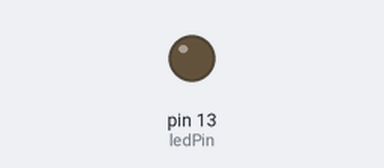
This sketch was run on a simulated SparkFun Pro Micro, built with avr-gcc and run on an emulated ATmega32U4. Shown: output pins drawn as LEDs (lit = HIGH). No radio packets arrive unless stated.

Above: at 0.4 s.
Timing chart, 0 to 1.9 s (numbered marks = the images above):
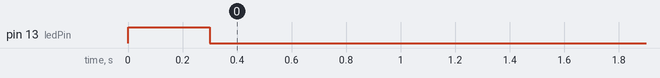

The sketch:

Receptor_443Mhz.ino
```cpp
#include <VirtualWire.h>

const int dataPin = 9;
const int ledPin = 13;

void setup()
{
    Serial.begin(9600);
    vw_setup(2000);
    vw_set_rx_pin(dataPin);
    vw_rx_start();

    pinMode(ledPin, OUTPUT);
    digitalWrite(ledPin, true);
    delay(300);
    digitalWrite(ledPin, false);
}

void loop()
{
    uint8_t data;
    uint8_t dataLength=1;

    if (vw_get_message(&data,&dataLength))
    {
        if((char)data=='a')
        {
            digitalWrite(ledPin, true);
        }
        else if((char)data=='b')
        {
            digitalWrite(ledPin, false);
        }
    }
}
```
